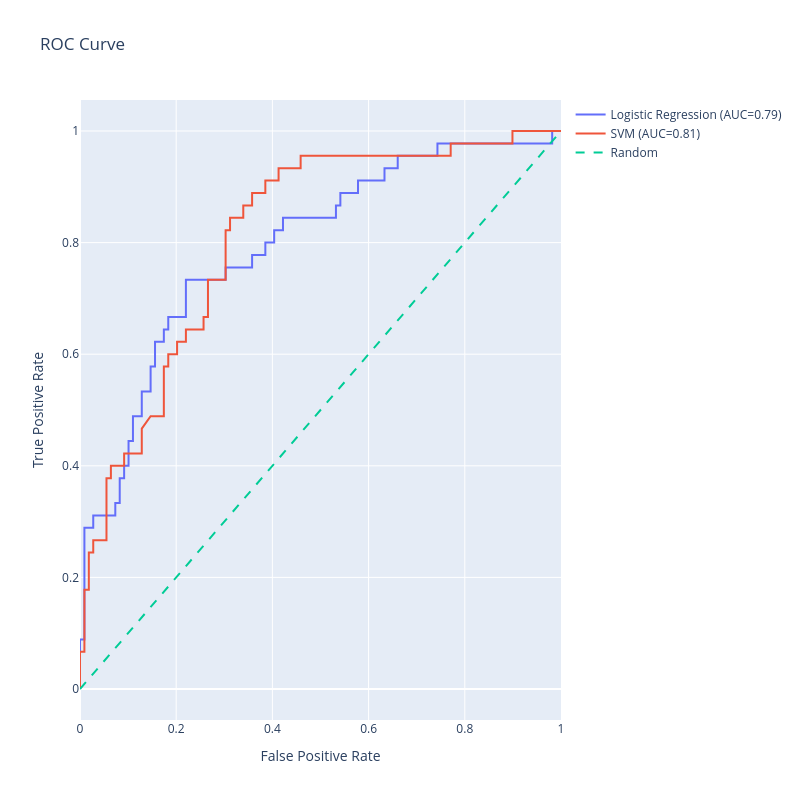

The cell this chart's notebook holds for it:
### Code cell
# Split data
X = data.drop('Outcome', axis=1)
y = data['Outcome']

X_train, X_test, y_train, y_test = train_test_split(
    X, y, test_size=0.2, random_state=2
)

# Scale data for SVM
scaler = StandardScaler()
X_train_scaled = scaler.fit_transform(X_train)
X_test_scaled = scaler.transform(X_test)

# Logistic Regression
lr = LogisticRegression(max_iter=1000)
lr.fit(X_train, y_train)

lr_scores = lr.predict_proba(X_test)[:,1]

# SVM
svm = SVC(probability=True)
svm.fit(X_train_scaled, y_train)

svm_scores = svm.predict_proba(X_test_scaled)[:,1]

# ROC Data
lr_fpr, lr_tpr, _ = roc_curve(y_test, lr_scores)
svm_fpr, svm_tpr, _ = roc_curve(y_test, svm_scores)

# AUC Scores
lr_auc = roc_auc_score(y_test, lr_scores)
svm_auc = roc_auc_score(y_test, svm_scores)

# Plot
fig = go.Figure()

fig.add_trace(go.Scatter(x=lr_fpr, y=lr_tpr, mode='lines', name=f'Logistic Regression (AUC={lr_auc:.2f})'))
fig.add_trace(go.Scatter(x=svm_fpr, y=svm_tpr, mode='lines', name=f'SVM (AUC={svm_auc:.2f})'))
fig.add_trace(go.Scatter(x=[0,1], y=[0,1], mode='lines', line=dict(dash='dash'), name='Random'))

fig.update_layout(title='ROC Curve', xaxis_title='False Positive Rate', yaxis_title='True Positive Rate', width=800, height=800)

fig.show()

### Figure 1 — Plotly figure (JSON) as saved in the notebook; plotly's stock layout.template omitted (floating-point values rounded to 4 significant figures)
{"data": [{"mode": "lines", "name": "Logistic Regression (AUC=0.79)", "type": "scatter", "x": [0.0, 0.0, 0.0, 0.009174, 0.009174, 0.02752, 0.02752, 0.07339, 0.07339, 0.08257, 0.08257, 0.09174, 0.09174, 0.1009, 0.1009, 0.1101, 0.1101, 0.1284, 0.1284, 0.1468, 0.1468, 0.156, 0.156, 0.1743, 0.1743, 0.1835, 0.1835, 0.2202, 0.2202, 0.3028, 0.3028, 0.3578, 0.3578, 0.3853, 0.3853, 0.4037, 0.4037, 0.422, 0.422, 0.5321, 0.5321, 0.5413, 0.5413, 0.578, 0.578, 0.633, 0.633, 0.6606, 0.6606, 0.7431, 0.7431, 0.9817, 0.9817, 1.0], "y": [0.0, 0.02222, 0.08889, 0.08889, 0.2889, 0.2889, 0.3111, 0.3111, 0.3333, 0.3333, 0.3778, 0.3778, 0.4, 0.4, 0.4444, 0.4444, 0.4889, 0.4889, 0.5333, 0.5333, 0.5778, 0.5778, 0.6222, 0.6222, 0.6444, 0.6444, 0.6667, 0.6667, 0.7333, 0.7333, 0.7556, 0.7556, 0.7778, 0.7778, 0.8, 0.8, 0.8222, 0.8222, 0.8444, 0.8444, 0.8667, 0.8667, 0.8889, 0.8889, 0.9111, 0.9111, 0.9333, 0.9333, 0.9556, 0.9556, 0.9778, 0.9778, 1.0, 1.0]}, {"mode": "lines", "name": "SVM (AUC=0.81)", "type": "scatter", "x": [0.0, 0.0, 0.0, 0.009174, 0.009174, 0.01835, 0.01835, 0.02752, 0.02752, 0.05505, 0.05505, 0.06422, 0.06422, 0.09174, 0.09174, 0.1284, 0.1284, 0.1468, 0.1743, 0.1743, 0.1835, 0.1835, 0.2018, 0.2018, 0.2202, 0.2202, 0.2569, 0.2569, 0.2661, 0.2661, 0.3028, 0.3028, 0.3119, 0.3119, 0.3394, 0.3394, 0.3578, 0.3578, 0.3853, 0.3853, 0.4128, 0.4128, 0.4587, 0.4587, 0.7706, 0.7706, 0.8991, 0.8991, 1.0], "y": [0.0, 0.02222, 0.06667, 0.06667, 0.1778, 0.1778, 0.2444, 0.2444, 0.2667, 0.2667, 0.3778, 0.3778, 0.4, 0.4, 0.4222, 0.4222, 0.4667, 0.4889, 0.4889, 0.5778, 0.5778, 0.6, 0.6, 0.6222, 0.6222, 0.6444, 0.6444, 0.6667, 0.6667, 0.7333, 0.7333, 0.8222, 0.8222, 0.8444, 0.8444, 0.8667, 0.8667, 0.8889, 0.8889, 0.9111, 0.9111, 0.9333, 0.9333, 0.9556, 0.9556, 0.9778, 0.9778, 1.0, 1.0]}, {"line": {"dash": "dash"}, "mode": "lines", "name": "Random", "type": "scatter", "x": [0, 1], "y": [0, 1]}], "layout": {"height": 800, "title": {"text": "ROC Curve"}, "width": 800, "xaxis": {"title": {"text": "False Positive Rate"}}, "yaxis": {"title": {"text": "True Positive Rate"}}}}
